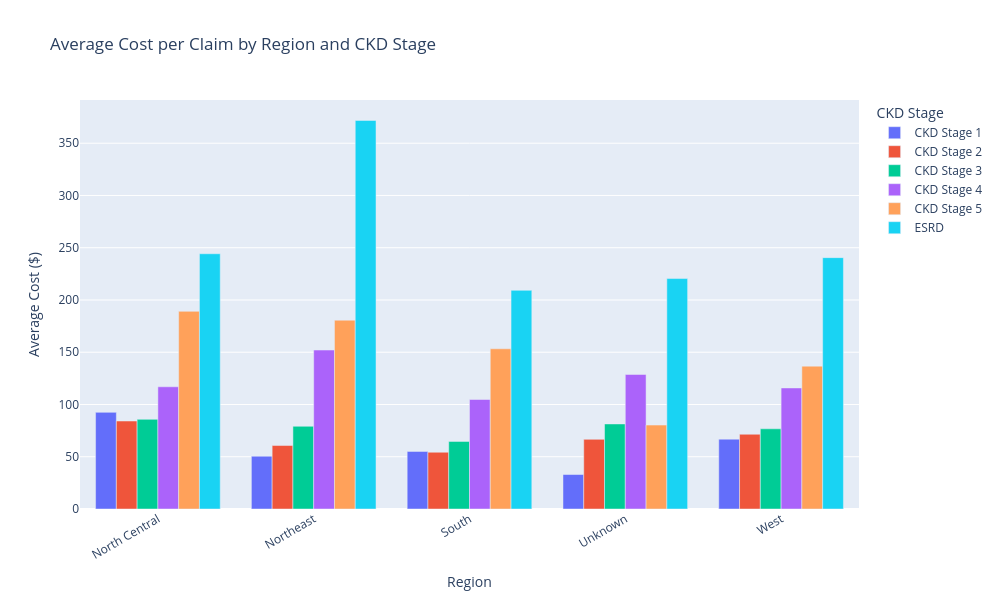

The notebook cell this image was saved under:
### Markdown cell above
## Claim cost by region, raw

### Code cell
def summarize_ckd_stage_costs(df_ckd_claims, region_labels, cost_colname="NETPAY",
                               stages=["CKD Stage 1", "CKD Stage 2", "CKD Stage 3", "CKD Stage 4", "CKD Stage 5", "ESRD"]):
    all_stats = []

    for stage in stages:
        df_stage = df_ckd_claims.filter(F.col("CKD_STAGE") == stage)

        # Create Spark map expressions
        #stdplac_map_expr = F.create_map([x for kv in stdplac_group_map.items() for x in (F.lit(kv[0]), F.lit(kv[1]))])
        region_map_expr = F.create_map([x for kv in region_labels.items() for x in (F.lit(kv[0]), F.lit(kv[1]))])

        # Apply mappings
        df_stage = (
            df_stage
           # .withColumn("state", stdplac_map_expr.getItem(F.col("STDPLAC").cast("string")))
            .withColumn("Region_Label", region_map_expr.getItem(F.col("REGION").cast("string")))
            .fillna({ "Region_Label": "Unknown"}) #"Location": "Unmapped",
        )

        # Convert to Pandas
        df_stage_pd = df_stage.select(cost_colname, "Region_Label").toPandas() #, "Location"

        # Remove top outlier if ESRD + Unknown
        if stage == "ESRD":
            is_unknown = df_stage_pd["Region_Label"] == "Unknown"
            max_netpay = df_stage_pd[is_unknown][cost_colname].max()
            df_stage_pd = df_stage_pd[~((is_unknown) & (df_stage_pd[cost_colname] == max_netpay))]

        # Aggregate summary stats
        summary = (
            df_stage_pd
            .groupby(["Region_Label"]) # , "Location"
            .agg(
                total_cost=pd.NamedAgg(column=cost_colname, aggfunc="sum"),
                n_claims=pd.NamedAgg(column=cost_colname, aggfunc="count"),
                avg_cost=pd.NamedAgg(column=cost_colname, aggfunc="mean"),
                std_cost=pd.NamedAgg(column=cost_colname, aggfunc="std"),
                max_cost=pd.NamedAgg(column=cost_colname, aggfunc="max"),
                min_cost=pd.NamedAgg(column=cost_colname, aggfunc="min"),
            )
            .reset_index()
        )
        summary["CKD_Stage"] = stage
        all_stats.append(summary)

    # Concatenate all stages
    result_df = pd.concat(all_stats, ignore_index=True)
    return result_df

#summary_df.sort_values(by="avg_cost",ascending=False).head(15)

summary_df = summarize_ckd_stage_costs(df_ckd_claims, region_labels)
summary_df.head()
fig = px.bar(
    summary_df,
    x="Region_Label",
    y="avg_cost",
    color="CKD_Stage",
    barmode="group",
    title="Average Cost per Claim by Region and CKD Stage",
    labels={
        "avg_cost": "Average Cost ($)",
        "Region_Label": "Region",
        "CKD_Stage": "CKD Stage"
    },
    height=600,
    width=1000
)
fig.update_layout(xaxis_tickangle=-30)
fig.show()

### Figure 1 — Plotly figure (JSON) as saved in the notebook; plotly's stock layout.template omitted (floating-point values rounded to 4 significant figures)
{"data": [{"alignmentgroup": "True", "hovertemplate": "CKD Stage=CKD Stage 1<br>Region=%{x}<br>Average Cost ($)=%{y}<extra></extra>", "legendgroup": "CKD Stage 1", "marker": {"color": "#636efa", "pattern": {"shape": ""}}, "name": "CKD Stage 1", "offsetgroup": "CKD Stage 1", "orientation": "v", "showlegend": true, "textposition": "auto", "type": "bar", "x": ["North Central", "Northeast", "South", "Unknown", "West"], "xaxis": "x", "y": [92.47, 50.53, 55.1, 32.99, 66.83], "yaxis": "y"}, {"alignmentgroup": "True", "hovertemplate": "CKD Stage=CKD Stage 2<br>Region=%{x}<br>Average Cost ($)=%{y}<extra></extra>", "legendgroup": "CKD Stage 2", "marker": {"color": "#EF553B", "pattern": {"shape": ""}}, "name": "CKD Stage 2", "offsetgroup": "CKD Stage 2", "orientation": "v", "showlegend": true, "textposition": "auto", "type": "bar", "x": ["North Central", "Northeast", "South", "Unknown", "West"], "xaxis": "x", "y": [84.17, 60.74, 54.31, 66.65, 71.51], "yaxis": "y"}, {"alignmentgroup": "True", "hovertemplate": "CKD Stage=CKD Stage 3<br>Region=%{x}<br>Average Cost ($)=%{y}<extra></extra>", "legendgroup": "CKD Stage 3", "marker": {"color": "#00cc96", "pattern": {"shape": ""}}, "name": "CKD Stage 3", "offsetgroup": "CKD Stage 3", "orientation": "v", "showlegend": true, "textposition": "auto", "type": "bar", "x": ["North Central", "Northeast", "South", "Unknown", "West"], "xaxis": "x", "y": [85.77, 79.14, 64.66, 81.39, 76.74], "yaxis": "y"}, {"alignmentgroup": "True", "hovertemplate": "CKD Stage=CKD Stage 4<br>Region=%{x}<br>Average Cost ($)=%{y}<extra></extra>", "legendgroup": "CKD Stage 4", "marker": {"color": "#ab63fa", "pattern": {"shape": ""}}, "name": "CKD Stage 4", "offsetgroup": "CKD Stage 4", "orientation": "v", "showlegend": true, "textposition": "auto", "type": "bar", "x": ["North Central", "Northeast", "South", "Unknown", "West"], "xaxis": "x", "y": [116.9, 152.1, 104.8, 128.7, 115.8], "yaxis": "y"}, {"alignmentgroup": "True", "hovertemplate": "CKD Stage=CKD Stage 5<br>Region=%{x}<br>Average Cost ($)=%{y}<extra></extra>", "legendgroup": "CKD Stage 5", "marker": {"color": "#FFA15A", "pattern": {"shape": ""}}, "name": "CKD Stage 5", "offsetgroup": "CKD Stage 5", "orientation": "v", "showlegend": true, "textposition": "auto", "type": "bar", "x": ["North Central", "Northeast", "South", "Unknown", "West"], "xaxis": "x", "y": [189.1, 180.7, 153.3, 80.29, 136.7], "yaxis": "y"}, {"alignmentgroup": "True", "hovertemplate": "CKD Stage=ESRD<br>Region=%{x}<br>Average Cost ($)=%{y}<extra></extra>", "legendgroup": "ESRD", "marker": {"color": "#19d3f3", "pattern": {"shape": ""}}, "name": "ESRD", "offsetgroup": "ESRD", "orientation": "v", "showlegend": true, "textposition": "auto", "type": "bar", "x": ["North Central", "Northeast", "South", "Unknown", "West"], "xaxis": "x", "y": [244.2, 371.8, 209.2, 220.5, 240.5], "yaxis": "y"}], "layout": {"barmode": "group", "height": 600, "legend": {"title": {"text": "CKD Stage"}, "tracegroupgap": 0}, "title": {"text": "Average Cost per Claim by Region and CKD Stage"}, "width": 1000, "xaxis": {"anchor": "y", "domain": [0, 1], "tickangle": -30, "title": {"text": "Region"}}, "yaxis": {"anchor": "x", "domain": [0, 1], "title": {"text": "Average Cost ($)"}}}}
